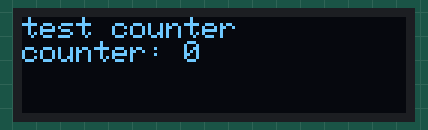
This sketch was run on a simulated Arduino Uno, built with avr-gcc and run on an emulated ATmega328P. Shown: 128×32 one-colour display. The display library's start-up logo is not drawn; what the sketch prints to the serial monitor is not drawn.

Above: at 1.1 s.
At 5.2 s:
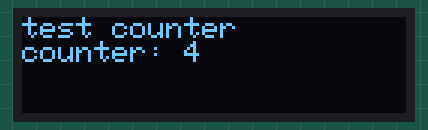
At 10.3 s:
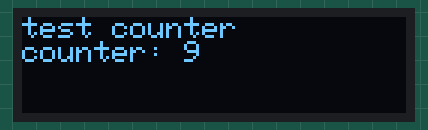
At 19.4 s:
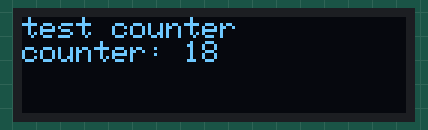
At 28.5 s:
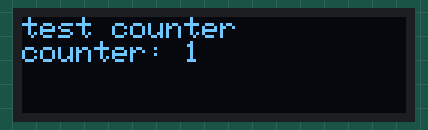
At 38.7 s:
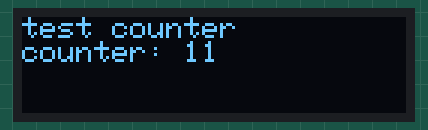

The sketch:

OLedExampleCode.ino
```cpp
#include <SPI.h>
#include <Wire.h>
#include <Adafruit_GFX.h>
#include <Adafruit_SSD1306.h>

Adafruit_SSD1306 display = Adafruit_SSD1306(128, 32, &Wire);

int counter;

void setup() {
  Serial.begin(1000);

  Serial.println("OLED intialized");
  display.begin(SSD1306_SWITCHCAPVCC, 0x3C); // Address 0x3C for 128x32

  display.display();
  delay(1000);

  // Clear the buffer.
  display.clearDisplay();
  display.display();

  // text display tests
  display.setTextSize(1);
  display.setTextColor(WHITE);
}

void loop() {


  for (counter = 0 ; counter <= 25 ;  counter++) {
      display.clearDisplay();
      display.setCursor(0, 0);
      display.println("test counter");
      display.print("counter: ");
      display.println(counter);
      display.display();
      delay(1000);
  }
}
```

Measured:
- what the display in image 0 shows lasts 1.0 s, from 1.1 s to 2.1 s
